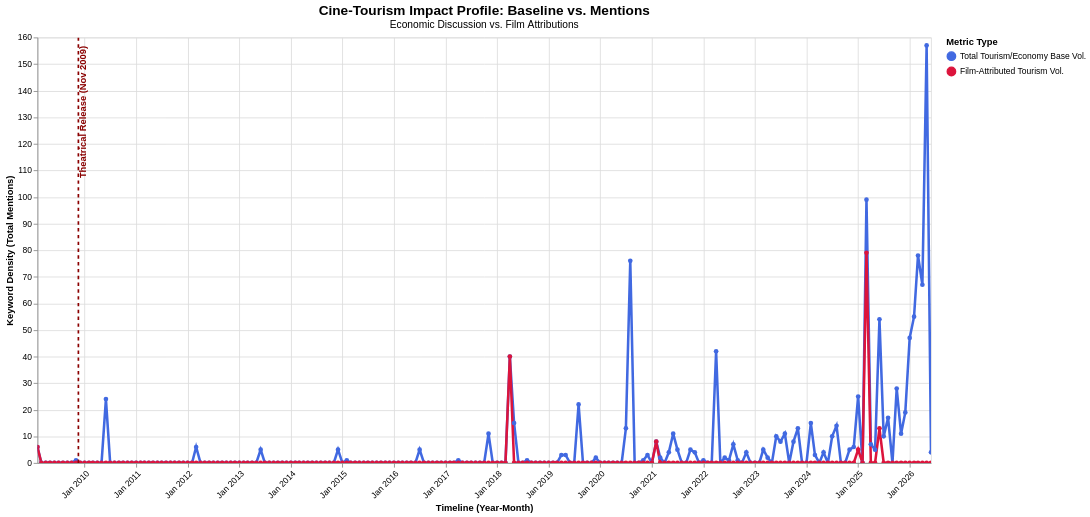

Write a Vega-Lite specification for this figure.
### Vega-Lite specification from a JSON file in a GitHub repository (floating-point values rounded to 4 significant figures; data arrays with more than 128 entries replaced by an {"elided": "..."} marker saying what was removed)
{"config": {"view": {"continuousWidth": 300, "continuousHeight": 300}}, "layer": [{"data": {"name": "data-302efee2cb07ccdc95e97d9cd4db0e27"}, "mark": {"type": "line", "point": true, "strokeWidth": 3}, "encoding": {"color": {"field": "Metric", "legend": {"orient": "right", "title": "Metric Type"}, "scale": {"domain": ["Total Tourism/Economy Base Vol.", "Film-Attributed Tourism Vol."], "range": ["#4169E1", "#DC143C"]}, "type": "nominal"}, "tooltip": [{"field": "Date", "format": "%B %Y", "title": "Month", "type": "temporal"}, {"field": "Metric", "title": "Category", "type": "nominal"}, {"field": "Score", "title": "Impact Mentions", "type": "quantitative"}], "x": {"axis": {"format": "%b %Y", "labelAngle": -45}, "field": "Date", "title": "Timeline (Year-Month)", "type": "temporal"}, "y": {"field": "Score", "title": "Keyword Density (Total Mentions)", "type": "quantitative"}}, "name": "view_50efb67375974ad4_0"}, {"data": {"name": "data-61964f74232b242a40587ab03f63472c"}, "mark": {"type": "rule", "size": 2, "strokeDash": [4, 4]}, "encoding": {"color": {"field": "Color", "scale": null, "type": "nominal"}, "x": {"field": "Date", "type": "temporal"}}}, {"data": {"name": "data-61964f74232b242a40587ab03f63472c"}, "mark": {"type": "text", "align": "right", "angle": 270, "baseline": "top", "dx": 5, "fontSize": 11, "fontWeight": "bold"}, "encoding": {"color": {"field": "Color", "scale": null, "type": "nominal"}, "text": {"field": "Event", "type": "nominal"}, "x": {"field": "Date", "type": "temporal"}, "y": {"value": 15}}}], "height": 500, "params": [{"name": "param_1e9efca18e7a2868", "select": {"type": "interval", "encodings": ["x", "y"]}, "bind": "scales", "views": ["view_50efb67375974ad4_0"]}], "title": {"text": "Cine-Tourism Impact Profile: Baseline vs. Mentions", "fontSize": 16, "subtitle": "Economic Discussion vs. Film Attributions", "subtitleFontSize": 12}, "width": 1050, "$schema": "https://vega.github.io/schema/vega-lite/v6.4.1.json", "datasets": {"data-302efee2cb07ccdc95e97d9cd4db0e27": {"elided": "418 records"}, "data-61964f74232b242a40587ab03f63472c": [{"Date": "2009-11-18T00:00:00", "Event": "Theatrical Release (Nov 2009)", "Color": "#8B0000"}]}}
